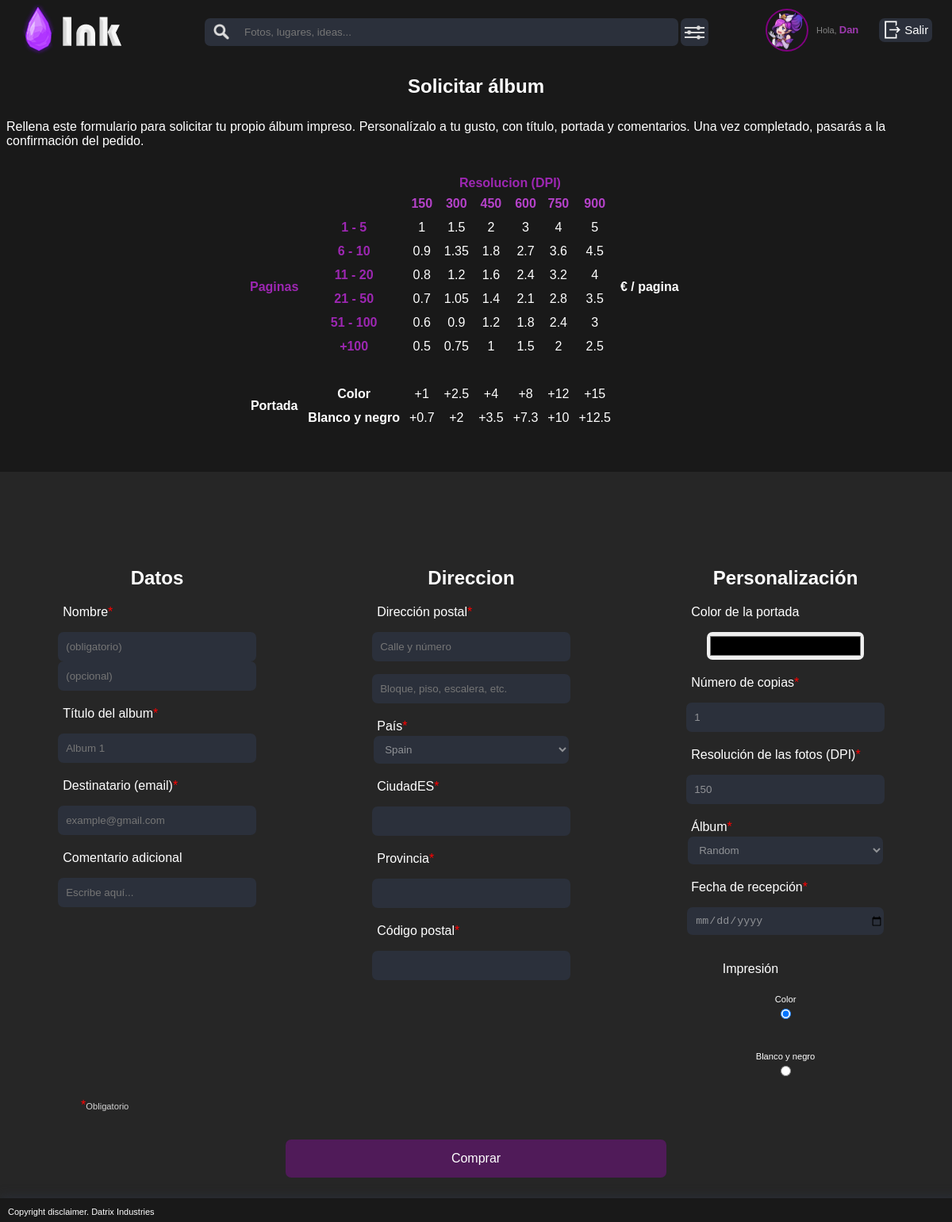
/Solicitar.php (signed in), run on the app's committed database.
### tables this page shows
CREATE TABLE `usuarios` (
  `IdUsuario` int(11) NOT NULL,
  `NomUsuario` varchar(15) NOT NULL,
  `Clave` varchar(255) NOT NULL,
  `Email` varchar(50) NOT NULL,
  `Sexo` tinyint(4) DEFAULT NULL,
  `FNacimiento` date NOT NULL,
  `Ciudad` varchar(100) NOT NULL,
  `Pais` varchar(2) NOT NULL,
  `Foto` varchar(100) NOT NULL,
  `FRegistro` timestamp NOT NULL DEFAULT CURRENT_TIMESTAMP ON UPDATE CURRENT_TIMESTAMP
);

### Solicitar.php (the view, shortened to what this page needs)
<?php
	require_once("inc/head.php");
	require_once("inc/header_logged.php");
	$sql = "SELECT IdAlbum, Titulo FROM `usuarios`, `albumes` WHERE IdUsuario = '".$_SESSION["IdUsuario"]."' AND IdUsuario=Usuario";
	if(!($resultado = $inkbd->query($sql))) {
		echo "<p>Error al ejecutar la sentencia <b>$sql</b>: " . $inkbd->error;
		echo "</p>";
		exit;
	}
	$sql_getPais = "SELECT * FROM `paises` ORDER BY NomPais ASC";
	if(!($resultado2 = $inkbd->query($sql_getPais))) {
	   echo "<p>Error al ejecutar la sentencia <b>$sql_getPais</b>: " . $inkbd->error;
	   echo "</p>";
	   exit;
	 }
	 if(!isset($_SESSION['datosYerrores'])){
		$datosYerrores = array(
			0 => array("", ""),
			1 => array("", ""),
			2 => array("", ""),
			3 => array("", ""),
			4 => array("", ""),
			5 => array("", ""),
			6 => array("", ""),
			7 => array("", ""),
			8 => array("", ""),
			9 => array("", ""),
		   10 => array("", ""),
		   11 => array("#000000", ""),
		   12 => array("1", ""),
		   13 => array("150", ""),
		   14 => array("", ""),
		   15 => array("", ""),
		   16 => array("1", "")
		);
	}else{
		$datosYerrores = $_SESSION['datosYerrores'];
		unset($_SESSION['datosYerrores']);
	}
?>
	<section id="solicitar">
		<div>
		<h2>Solicitar álbum</h2>
		  	<p>Rellena este formulario para solicitar tu propio álbum impreso. Personalízalo a tu gusto, con título, portada y comentarios. Una vez completado, pasarás a la confirmación del pedido.</p>
		  	<table>
		  		<tr>
		  			<td></td>
		  			<td></td>
		  			<th colspan="6"><b>Resolucion (DPI)</b></th>
		  			<td></td>
		  		</tr>
		  		<tr>
		  			<td></td>
		  			<td></td>
		  			<td class="morado2"><b>150</b></td>
		  			<td class="morado2"><b>300</b></td>
		  			<td class="morado2"><b>450</b></td>
		  			<td class="morado2"><b>600</b></td>
		  			<td class="morado2"><b>750</b></td>
		  			<td class="morado2"><b>900</b></td>
		  			<td class="morado2"></td>
		  		</tr>
		  		<tr>
		  			<td rowspan=6 class="morado">Paginas</td>
		  			<th><b>1 - 5</b></th>
		  			<td>1</td>
		  			<td>1.5</td>
		  			<td>2</td>
		  			<td>3</td>
		  			<td>4</td>
		  			<td>5</td>
		  			<td rowspan=6 class="vertical">€ / pagina</td>
		  		</tr>
		  		<tr>
		  			<th><b>6 - 10</b></th>
		  			<td>0.9</td>
		  			<td>1.35</td>
		  			<td>1.8</td>
		  			<td>2.7</td>
		  			<td>3.6</td>
		  			<td>4.5</td>
		  		</tr>
		  		<tr>
		  			<th><b>11 - 20</b></th>
		  			<td>0.8</td>
		  			<td>1.2</td>
		  			<td>1.6</td>
		  			<td>2.4</td>
		  			<td>3.2</td>
		  			<td>4</td>
		  		</tr>
		  		<tr>
		  			<th><b>21 - 50</b></th>
		  			<td>0.7</td>
		  			<td>1.05</td>
		  			<td>1.4</td>
		  			<td>2.1</td>
		  			<td>2.8</td>
		  			<td>3.5</td>
		  		</tr>
		  		<tr>
		  			<th><b>51 - 100</b></th>
		  			<td>0.6</td>
		  			<td>0.9</td>
		  			<td>1.2</td>
		  			<td>1.8</td>
		  			<td>2.4</td>
		  			<td>3</td>
		  		</tr>
		  		<tr>
		  			<th><b>+100</b></th>
		  			<td>0.5</td>
		  			<td>0.75</td>
		  			<td>1</td>
		  			<td>1.5</td>
		  			<td>2</td>
		  			<td>2.5</td>
		  		</tr>
		  		<tr>
		  			<td><br></td>
		  			<td></td>
		  			<td></td>
		  			<td></td>
		  			<td></td>
		  			<td></td>
		  			<td></td>
		  			<td></td>
		  			<td></td>
		  		</tr>
		  		<tr>
		  			<td rowspan=2 class="vertical">Portada</td>
		  			<td><b>Color</b></td>
		  			<td>+1</td>
		  			<td>+2.5</td>
		  			<td>+4</td>
		  			<td>+8</td>
		  			<td>+12</td>
		  			<td>+15</td>
		  			<td></td>
		  		</tr>
		  		<tr>
		  			<td><b>Blanco y negro</b></td>
		  			<td>+0.7</td>
		  			<td>+2</td>
		  			<td>+3.5</td>
		  			<td>+7.3</td>
		  			<td>+10</td>
		  			<td>+12.5</td>
		  			<td></td>
		  		</tr>
		  	</table>
		</div>
		  <div>
		  	<form action="INSERT_Solicitud.php" method="post" id="f_solicitar">
			  	<section>
				  	<h2>Datos</h2>
				  	<label for="name">Nombre<span>*</span></label>
					<p><input type="text" name="name" id="name" placeholder="(obligatorio)" maxlength="200" value=<?php echo "'".$datosYerrores[0][0]."'" ?> required>
					<input type="text" name="surname" value=<?php echo "'".$datosYerrores[1][0]."'" ?> placeholder="(opcional)"></p>
					<label for="talbum">Título del album<span>*</span></label>
					<p><input type="text" name="talbum" id="talbum" placeholder="Album 1" maxlength="200" value=<?php echo "'".$datosYerrores[2][0]."'" ?> required></p>
					<label for="destinatario">Destinatario (email)<span>*</span></label>
					<p><input type="email" name="destinatario" id="destinatario" placeholder="example@gmail.com" maxlength="200" value=<?php echo "'".$datosYerrores[3][0]."'" ?> required></p>
					<label for="adicional">Comentario adicional</label>
				  	<p><input type="text" name="adicional" id="adicional" maxlength="4000" value=<?php echo "'".$datosYerrores[4][0]."'" ?> placeholder="Escribe aquí..."></p>
				</section>
				<section>
					<h2>Direccion</h2>
					<label for="direccion">Dirección postal<span>*</span></label>
					<p><input type="text" name="direccion" id="direccion" placeholder="Calle y número" value=<?php echo "'".$datosYerrores[5][0]."'" ?> required></p>
					<p><input type="text" name="direccion2" id="direccion2" placeholder="Bloque, piso, escalera, etc." value=<?php echo "'".$datosYerrores[6][0]."'" ?>></p>
					<label for="pais">País<span>*</span></label>
					<select form="f_solicitar" class="extra" name="pais" id="pais" required>
						<?php
							$p = $datosYerrores[7][0] ? $datosYerrores[7][0] : "ES";
							while($option = $resultado2->fetch_assoc() ) {
								 if($option['IdPais']==$p){
									echo  "<option selected='selected' value='".$option['IdPais']."'>".$option['NomPais'] ."</option>";
								}
								else
									echo  "<option value='".$option['IdPais']."'>".$option['NomPais'] ."</option>";
						 	}
						?>
					</select>
					<label for="ciudad">Ciudad<?php echo $p?><span>*</span></label>
					<p><input type="text" name="ciudad" id="ciudad" value=<?php echo "'".$datosYerrores[8][0]."'" ?> required></p>
					<label for="provincia">Provincia<span>*</span></label>
					<p><input type="text" name="provincia" id="provincia" value=<?php echo "'".$datosYerrores[9][0]."'" ?> required></p>
					<label for="cp">Código postal<span>*</span></label>
					<p><input type="text" name="cp" id="cp" maxlength="5" value=<?php echo "'".$datosYerrores[10][0]."'" ?> required></p>
				</section>
				<section>
					<h2>Personalización</h2>
					<label for="color">Color de la portada</label>
					<p><input type="color" name="color" id="color" value=<?php echo "'".$datosYerrores[11][0]."'" ?>></p>
					<label for="copias">Número de copias<span>*</span></label>
					<p><input type="number" name="copias" id="copias" min="1" value=<?php echo "'".$datosYerrores[12][0]."'" ?> required></p>
					<label for="res">Resolución de las fotos (DPI)<span>*</span></label>
					<p><input type="number" name="res" id="res" min="150" max="900" step="150" value=<?php echo "'".$datosYerrores[13][0]."'" ?> required></p>
					<label for="album">Álbum<span>*</span></label>
					<select form="f_solicitar" class="extra" name="album" id="album">
					<?php
						$a = $datosYerrores[14][0];
						while($option = $resultado->fetch_assoc() ) {
							if($option['IdAlbum'] == $a) {
								echo "<option selected='selected' value='".$option['IdAlbum']."'>".$option['Titulo'] ."</option>";
							}
							else
								echo  "<option value='".$option['IdAlbum']."'>".$option['Titulo'] ."</option>";
					 	}
					?>
					</select>
					<p><label for="date">Fecha de recepción<span>*</span></label></p>
					<p><input id="date" type="date" name="date" value=<?php echo "'".$datosYerrores[15][0]."'" ?> required></p>
					<p class="centered"><br>Impresión</p>
					<div>
						<label for="acolor">Color</label>
						<input type="radio" name="acolor" id="acolor" value="1" <?php if($datosYerrores[16][0]==1) echo "checked='checked'"?>><br>
						<label for="abyn">Blanco y negro</label>
						<input type="radio" name="acolor" id="abyn" value="0" <?php if($datosYerrores[16][0]==0) echo "checked='checked'"?> ><br>
					</div>
				</section>
				<p class="fuente_centrada2"><span>*</span><span class="obligatorio">Obligatorio</span></p>
				<p><br><input type="submit" value="Comprar"></p>
		  </form>
		</div>
	</section>
<?php
require_once("inc/footer.php");
?>

### inc/header_logged.php (shortened to what this page needs)
<header>
	<div>
		<a href="index.php" tabindex="1" id="logo">
		</a>
	</div>
	<div>
		<form action="Resultado.php" method="post">
			<div class="busqueda">
      			<input tabindex="3" class="icon" type="submit" value="">
				<input tabindex="2" type="search" id="title" name="title" placeholder="Fotos, lugares, ideas...">
				<a class="avanzada" href="Busqueda.php"><span>Búsqueda avanzada</span></a>
			</div>
		</form>
	</div>
	<div>
	<?php
	if(isset($_SESSION["IdUsuario"])){
		$fecha="";
	$id=intval($_SESSION['IdUsuario']);
	$sql = "SELECT NomUsuario, Foto FROM `usuarios` WHERE IdUsuario =".$id;
	if(!($resultado = $inkbd->query($sql))) {
		echo "<p>Error al ejecutar la sentencia <b>$sql</b>: " . $inkbd->error;
		echo "</p>";
		exit;
	}
	$user = $resultado->fetch_assoc();
		$logged =
			"<a href='perfil.php'>
				<div>
					<img src='".$user['Foto']."' id='user_mini'>
					<span class='saludo_small'> Hola, <span class='saludo_big'>" . $user['NomUsuario'] ."</span>".$fecha."</span>
				</div>
			</a>
			<div>
				<a id='logout' href='access.php?logout=true'><span>Salir</span></a>
			</div>
		</div>
	</header>";
	echo $logged;
	}
	else{
		$host = $_SERVER["HTTP_HOST"];
		$uri  = rtrim(dirname($_SERVER["PHP_SELF"]), "/\\");
		header("Location: http://$host$uri/Registro.php");
		exit;
	}
	?>

### css/responsive.css (style rules this page uses)
@media screen and (max-width: 1400px) { header > div + div { width: 65%; } }
@media screen and (max-width: 1400px) { header > div + div +div { width:19%; } }
@media screen and (max-width: 1400px) { #solicitar { padding-top: 75px; } }
@media screen and (max-width: 1400px) { #solicitar > div:first-child { position: relative; padding: 0 0 40px; width: 100%; height: 480px; } }
@media screen and (max-width: 1400px) { #solicitar > div:first-child > p { padding: 8px; width: 95%; } }
@media screen and (max-width: 1400px) { #solicitar > div:first-child table { width: 50%; margin: 0 auto; padding: 8px; } }
@media screen and (max-width: 1400px) { #solicitar > div + div { width: 100%; height: auto; } }
@media screen and (max-width: 1400px) { header > div + div + div a div { width: 60%; } }
@media screen and (max-width: 1400px) { #logout { line-height: 30px;height: 30px; } }
@media screen and (max-width: 1400px) { #logout span { font-size: 15px; } }
@media screen and (max-width: 1400px) { .saludo_small { font-size:11px; } }
@media screen and (max-width: 1400px) { .saludo_big { font-size: 13px; } }
@media screen and (max-width: 1400px) { #user_mini { height: 50px; width: 50px; margin-left: 5px; } }

### css/print.css (style rules this page uses)
* { font-family: "Times New Roman", Times, serif; color:black; }
a { text-decoration: underline; }
body { background: none; margin: 0; padding: 0; overflow: hidden; }
header { clear:both; display:block; position: relative; }
body > header > div:first-child { width: 100%; }
body > header div + div, body > header div + div + div { display:none; }
label { color:black; }
input[type=text], input[type=submit], input[type=file], input[type=date] { box-shadow: 0 0 0pt 2pt #151515; color: grey; }

### data on the page
usuarios: Foto (picture), NomUsuario "Dan"

### other printed values
$p "ES"
form field pais "Spain"
form field album "Random"
